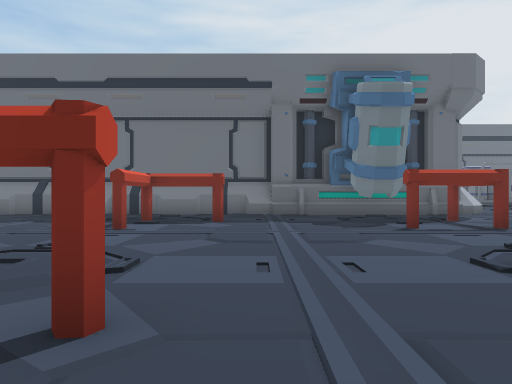
view 1 (above)

24 first-person views from a walk through a 3-D level made in the Unity game engine. The camera is 1.4 m above the floor, looks level and sees 70° across. The floor is counted in squares, 2 m on a side. Each view is taken from the middle of a square. On the plan, view 1 faces up. The plan holds only what a view shows up to about 11 squares ahead; the rest is blank. The place goes on beyond the plan.

view 2
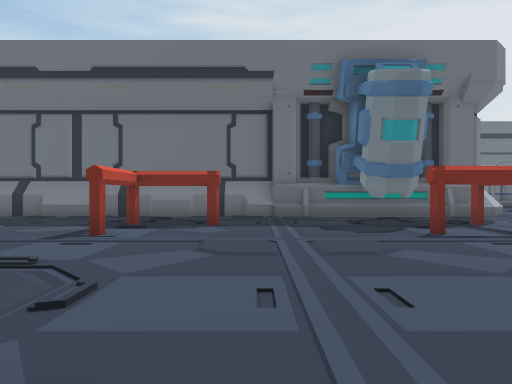

view 3
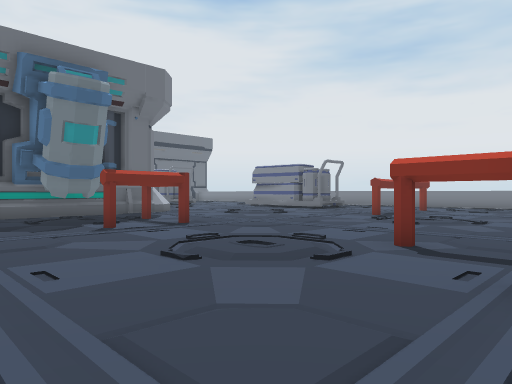

view 4
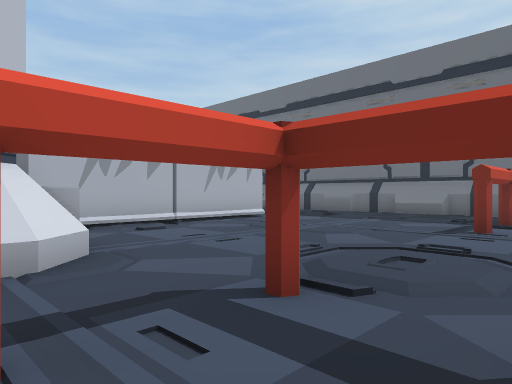

view 5
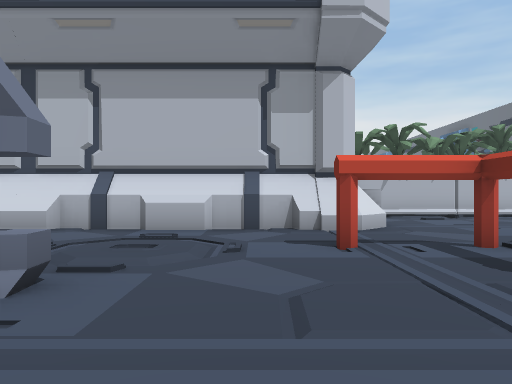

view 6
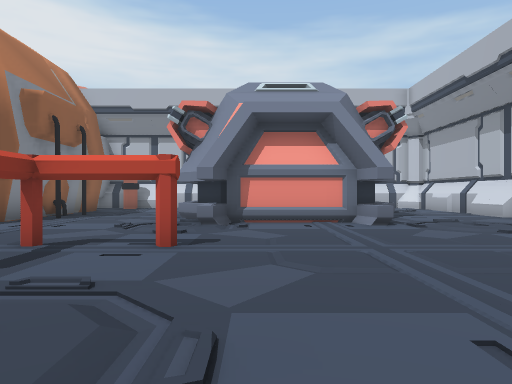

view 7
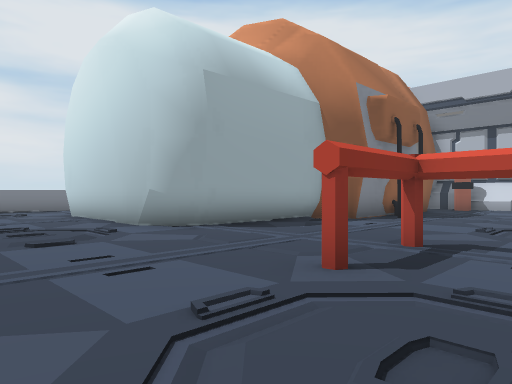

view 8
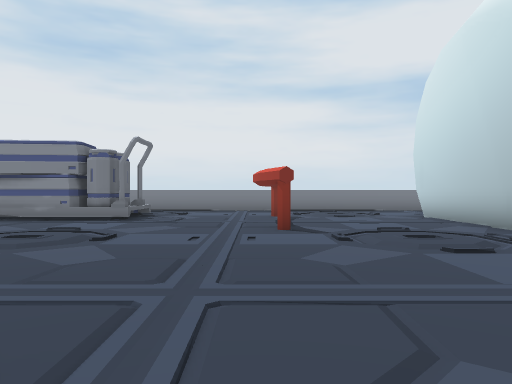

view 9
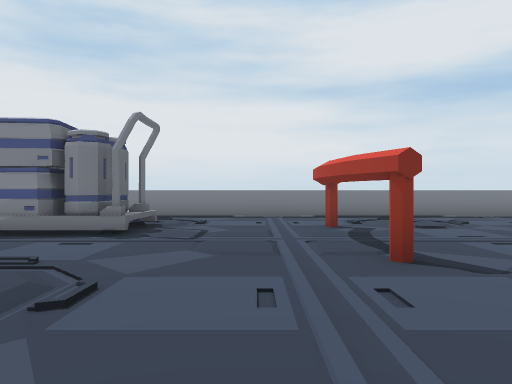

view 10
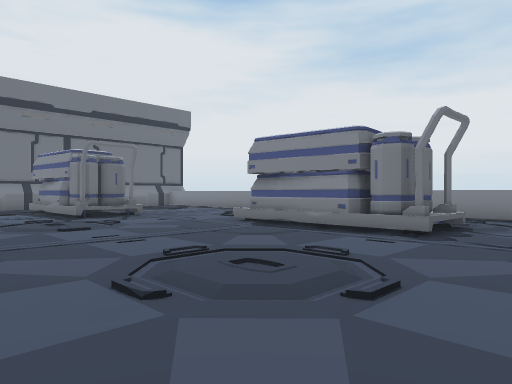

view 11
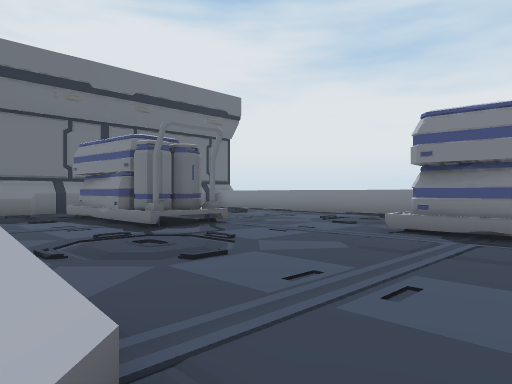

view 12
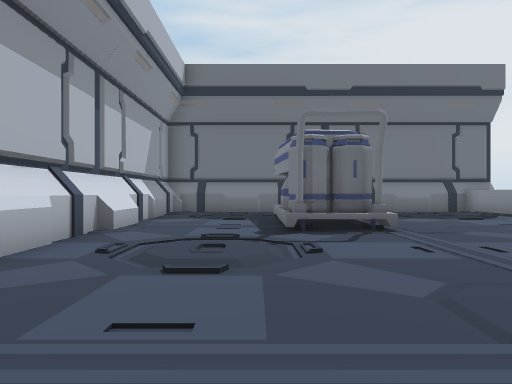

view 13
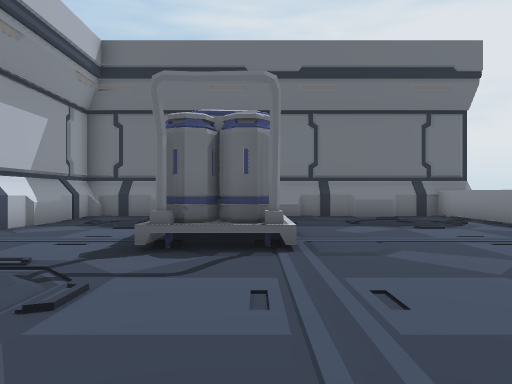

view 14
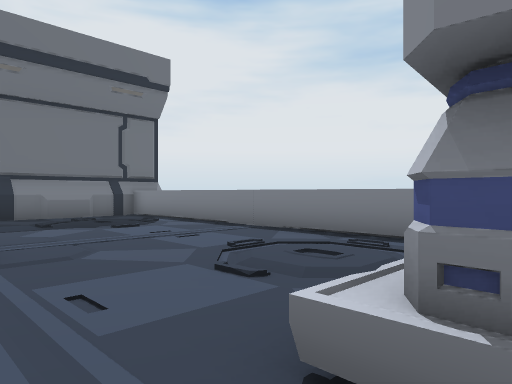

view 15
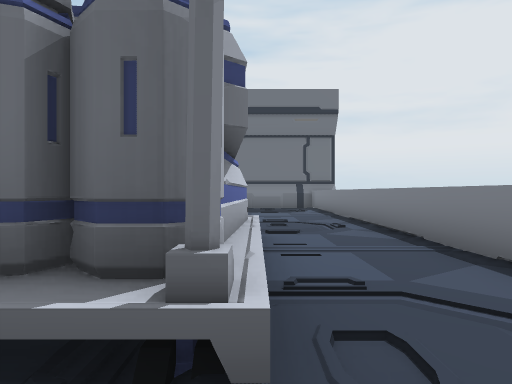

view 16
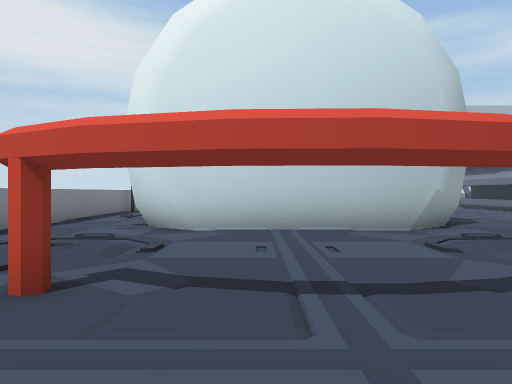

view 17
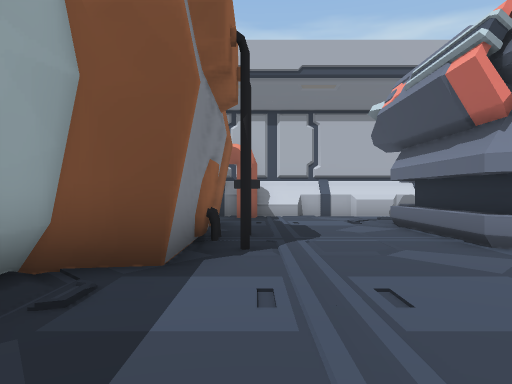

view 18
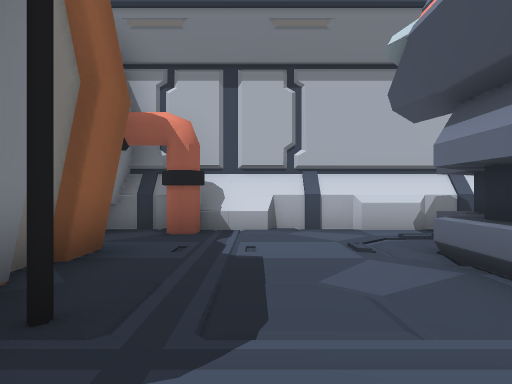

view 19
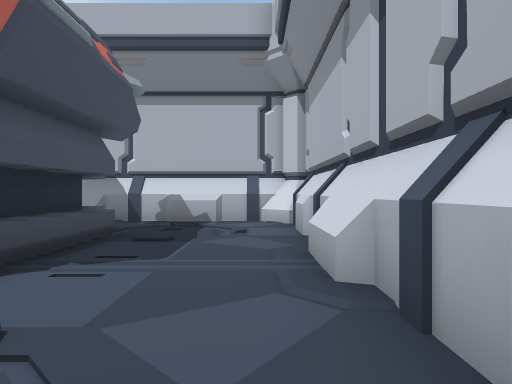

view 20
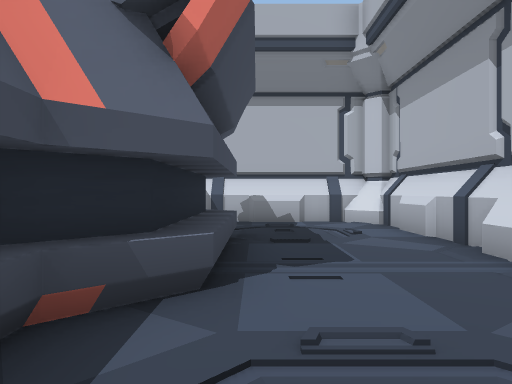

view 21
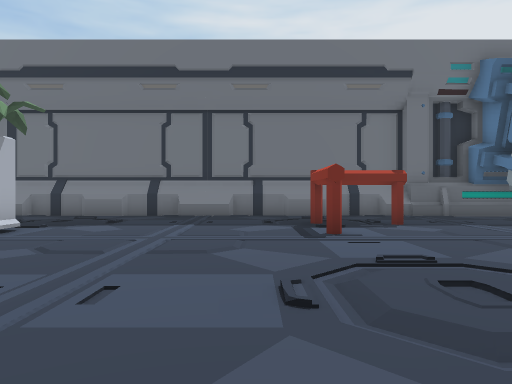

view 22
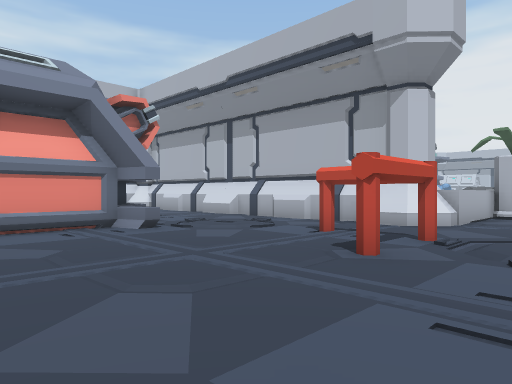

view 23
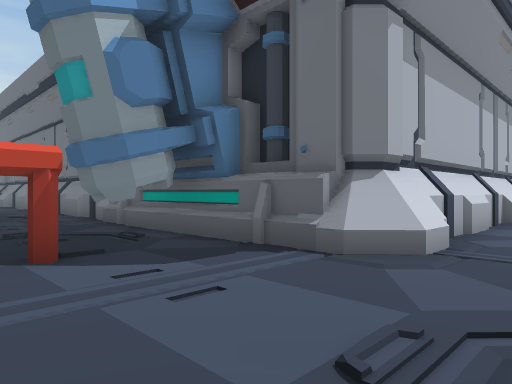

view 24
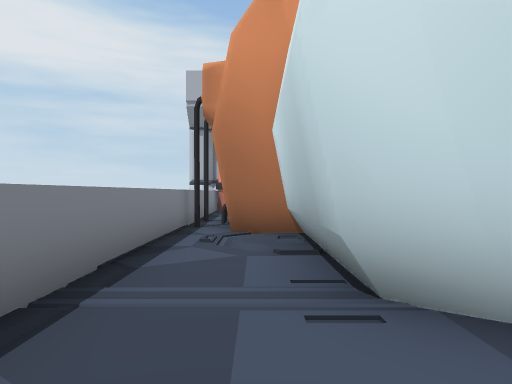

### Floor plan
Key: @ floor where view 1 was taken; # wall or solid block; x gap in a wall; . floor; ^ raised ledge; O other object.
Columns run from 10 left of view 1 to 18 right of it. Each row starts with its distance up from view 1.
 24                  ####  ######
 23                  #.... .....#
 22                  #...^ .....#
 21                  #...# .....#
 20                  #...# .....#
 19                  #...##.....^
 18                  #...##.....^
 17                  #..........#
 16                  #..........#
 15                  #..........#
 14                  #......^^..#
 13                  #.....^^#..^
 12 ##################.....#^#..^
 11 .............##........#^#..#
 10 .......................###..#
  9  ......O.O.....O............#
  8  ...........................#
  7  #.....O.....O.O............^
  6  #....................   ...^
  5  #...................O...O..#
  4  #..........................#
  3  #..........................#
  2  #.....O.O.....O............#
  1  ###^#.........x....######..^
  0      #.O..@..O O...##    #..^
 -1      #.............#     #..#
 -2      #.............#     #..#
 -3      #...^...^.....#     #..#
 -4      #...^####....##     ####
 -5      #...#   #^..##        .^
 -6      #...#    ^..##        #
 -7      #...#    ^...#        .#
 -8      #...##  #^...#
 -9      #....#  #.....
-10      #....   ......
-11      ###############

Positions as (right, up) in squares from view 1, and headings:
1: (0, 0), facing up
2: (0, 1), facing up
3: (0, 0), facing up-right
4: (-1, 0), facing up-left
5: (2, -1), facing left
6: (2, 5), facing down
7: (3, 5), facing down-right
8: (4, 6), facing right
9: (7, 7), facing right
10: (7, 7), facing up-right
11: (7, 11), facing up-right
12: (10, 11), facing up
13: (12, 13), facing up
14: (12, 13), facing up-right
15: (15, 8), facing up
16: (13, 8), facing down
17: (7, 0), facing down
18: (6, -4), facing down
19: (-4, -2), facing down
20: (-2, -2), facing down
21: (-4, 1), facing up
22: (3, 4), facing down-left
23: (9, 8), facing up-left
24: (16, 3), facing down
